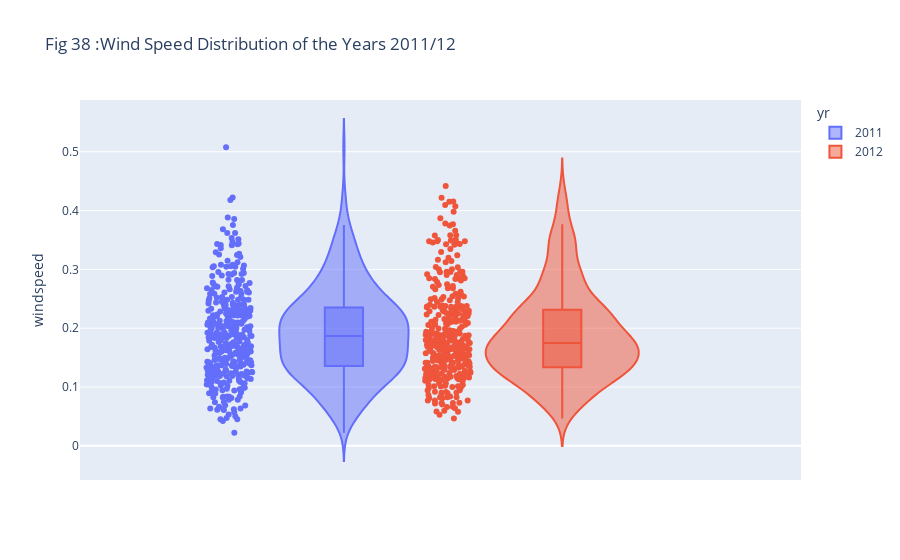

Notebook code for this chart:
### Markdown cell above
#### Temperature Distribution of the Years 2011/12
The temperature distribution in the years 2011 and 2012 have no outliers.

### Code cell
ViolinFig=px.violin(y_X, y='windspeed', box=True, color='yr', hover_data=y_X.columns,points='all',
                    title="Fig " + str(FigCounter) + " :Wind Speed Distribution of the Years 2011/12 ")
FigCounter=FigCounter+1
ViolinFig.show()

### Figure 1 — Plotly figure (JSON) as saved in the notebook; plotly's stock layout.template omitted (floating-point values rounded to 4 significant figures; data arrays with more than 128 entries replaced by an {"elided": "..."} marker saying what was removed)
{"data": [{"alignmentgroup": "True", "box": {"visible": true}, "customdata": {"elided": "365x13 float values"}, "hovertemplate": "yr=%{customdata[0]}<br>windspeed=%{y}<br>mnth=%{customdata[1]}<br>holiday=%{customdata[2]}<br>weekday=%{customdata[3]}<br>workingday=%{customdata[4]}<br>weathersit=%{customdata[5]}<br>temp=%{customdata[6]}<br>atemp=%{customdata[7]}<br>hum=%{customdata[8]}<br>spring=%{customdata[9]}<br>summer=%{customdata[10]}<br>fall=%{customdata[11]}<br>winter=%{customdata[12]}<extra></extra>", "legendgroup": "2011", "marker": {"color": "#636efa"}, "name": "2011", "offsetgroup": "2011", "orientation": "v", "points": "all", "scalegroup": "True", "showlegend": true, "type": "violin", "x0": " ", "xaxis": "x", "y": {"elided": "365 float values"}, "y0": " ", "yaxis": "y"}, {"alignmentgroup": "True", "box": {"visible": true}, "customdata": {"elided": "366x13 float values"}, "hovertemplate": "yr=%{customdata[0]}<br>windspeed=%{y}<br>mnth=%{customdata[1]}<br>holiday=%{customdata[2]}<br>weekday=%{customdata[3]}<br>workingday=%{customdata[4]}<br>weathersit=%{customdata[5]}<br>temp=%{customdata[6]}<br>atemp=%{customdata[7]}<br>hum=%{customdata[8]}<br>spring=%{customdata[9]}<br>summer=%{customdata[10]}<br>fall=%{customdata[11]}<br>winter=%{customdata[12]}<extra></extra>", "legendgroup": "2012", "marker": {"color": "#EF553B"}, "name": "2012", "offsetgroup": "2012", "orientation": "v", "points": "all", "scalegroup": "True", "showlegend": true, "type": "violin", "x0": " ", "xaxis": "x", "y": {"elided": "366 float values"}, "y0": " ", "yaxis": "y"}], "layout": {"legend": {"title": {"text": "yr"}, "tracegroupgap": 0}, "title": {"text": "Fig 38 :Wind Speed Distribution of the Years 2011/12 "}, "violinmode": "group", "xaxis": {"anchor": "y", "domain": [0, 1]}, "yaxis": {"anchor": "x", "domain": [0, 1], "title": {"text": "windspeed"}}}}
